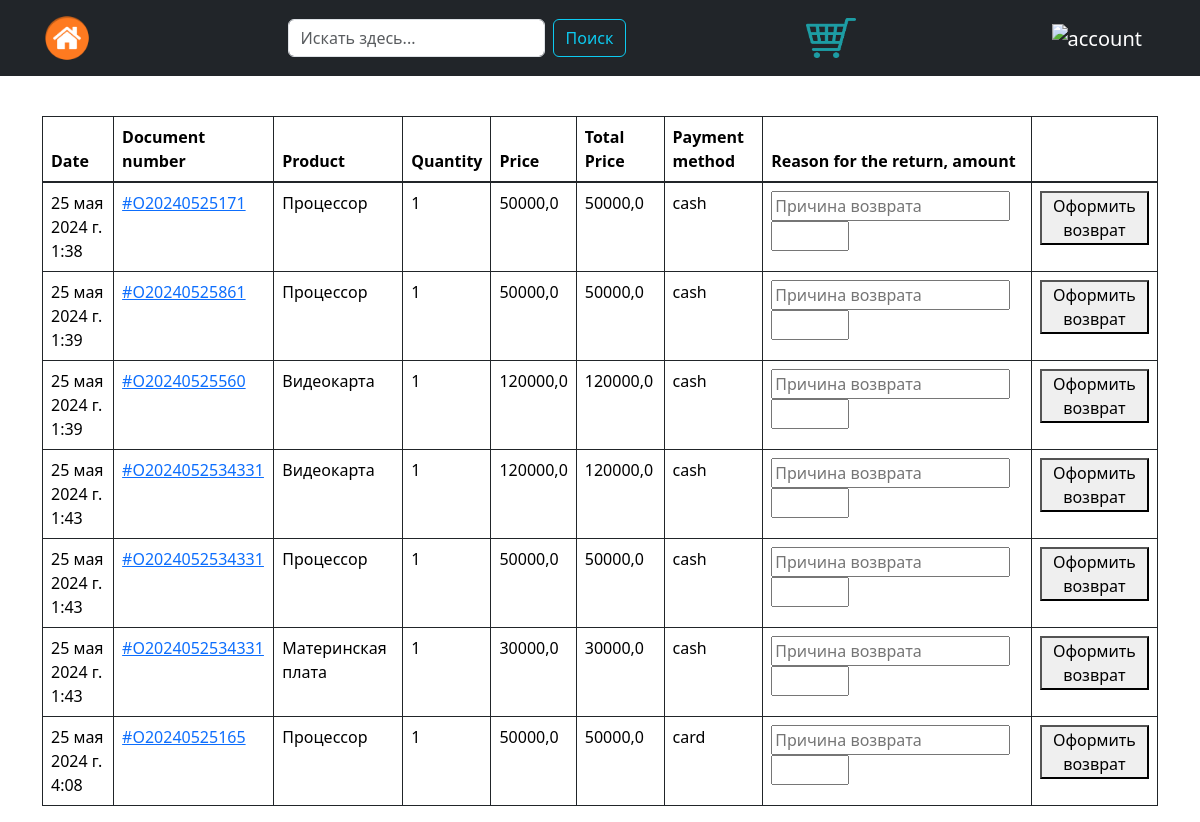
Page /orders_detail/ (signed in) on the earlier database version.
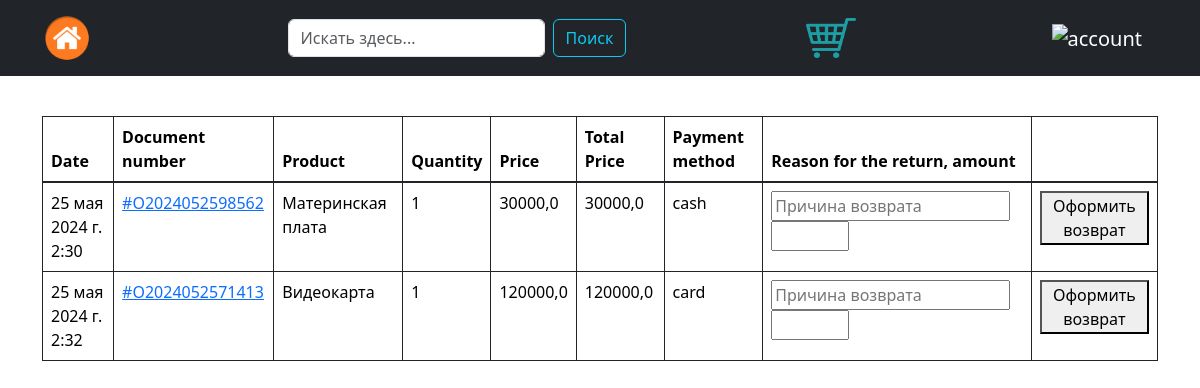
Same page on the later database version.
### main/models.py (models this page shows, shortened)
class Order(models.Model):
    user = models.ForeignKey(User, on_delete=models.CASCADE)
    product = models.CharField(max_length=255)
    quantity = models.IntegerField(default=1)
    price = models.FloatField('Стоимость товара', default=1)
    date_time = models.DateTimeField()
    payment_method = models.CharField(max_length=100)
    document_number = models.CharField(max_length=255)
    class Meta:
        verbose_name = 'Order'
        verbose_name_plural = 'Orders'
    def total_price(self):
        return self.price * self.quantity

### main/views.py (the view, shortened to what this page needs)
# urls.py: path('orders_detail/', views.orders_detail, name="orders_detail"),
@login_required()
def orders_detail(request):
    context = {
        'order_items': '',
        'error': 0,
    }
    user = request.user
    orders = Order.objects.filter(user_id=user.id).order_by('date_time')
    context['order_items'] = orders
    return render(request, "orders/orders_detail.html", context)

### main/templates/orders/orders_detail.html (shortened to what this page needs)
{% extends 'main/layout.html' %}
{% load static %}
{% block head %}
    <link rel="stylesheet" type="text/css" href="https://cdn.datatables.net/2.0.5/css/dataTables.dataTables.css"/>
{% endblock %}
{% block content %}
{% if error == 0  %}
    <div class="container-lg" style="margin-top: 40px;">
    {% if order_items %}
        <table class="table table-bordered border-dark">
            <thead>
                <tr>
                    <th>Date</th>
                    <th>Document number</th>
                    <th>Product</th>
                    <th>Quantity</th>
                    <th>Price</th>
                    <th>Total Price</th>
                    <th>Payment method</th>
                    <th>Reason for the return, amount</th>
                    <th></th>
                </tr>
            </thead>
            <tbody class="table-group-divider">
                {% for item in order_items %}
                    <tr>
                        <td>{{ item.date_time }}</td>
                        <td><a href="{% url 'main:order' item.document_number %}">{{ item.document_number }}</a></td>
                        <td>{{ item.product }}</td>
                        <td>{{ item.quantity }}</td>
                        <td>{{ item.price }}</td>
                        <td>{{ item.total_price }}</td>
                        <td>{{ item.payment_method }}</td>
                        <form method="post">
                            <td><input type="text" name="reason" placeholder="Причина возврата" required>
                                <input type="number" min="1" max="{{item.quantity}}" name="quantity" required></td>
                            <td><button type="submit" value="{{item.product}};{{item.document_number}}" name="return">Оформить возврат</button></td>
                        </form>
                    </tr>
                {% endfor %}
            </tbody>
        </table>
    {% else %}
        <p>Вы еще не совершали покупок</p>
    {% endif %}
{% else %}
        <h1 align="center">Произошла непредвиденная ошибка</h1>
        <h2 align="center">Пожалуйста, обновите страницу</h2>
{% endif %}
{% endblock %}

### main/templates/main/layout.html (shortened to what this page needs)
{% load static %}
<!doctype html>
<html lang="en">
<head>
    <link href="https://cdn.jsdelivr.net/npm/bootstrap@5.3.3/dist/css/bootstrap.min.css" rel="stylesheet">
    <link rel="stylesheet" type="text/css" href="{% static 'main/css/style.css' %}"/>
    {% block head %}
    {% endblock %}
</head>
<body>
     <nav class="navbar navbar-dark bg-dark">
         <div class="container-lg">
             <a class="navbar-brand" href="/">
                 <img src="{% static 'main/img/Дом.png' %}" alt="home" width="50" height="50">
             </a>
             <form class="d-flex" role="search" action="" method="get">
                 <input class="form-control me-2" name="s" id="floatingSearch" placeholder="Искать здесь..." type="search">
                 <button class="btn btn-outline-info" type="submit">Поиск</button>
             </form>
             <a class="navbar-brand" href="{% url 'main:cart_detail' %}">
                 <img src="{% static 'main/img/корзина.png' %}" alt="cart" width="50" height="40">
             </a>
             <a class="navbar-brand" href="{% url 'main:profile' %}">
                 <img src="{% static 'main/img/аккаунт.png' %}" alt="account" width="50" height="50">
             </a>
         </div>
      </nav>
     {% block content %}
     {% endblock %}
</body>
</html>

Differences in the rows shown:
removed Order: date_time "25 мая 2024 г. 1:38", document_number "#O20240525171", product "Процессор", quantity "1", price "50000,0", total_price "50000,0", payment_method "cash"
removed Order: date_time "25 мая 2024 г. 1:39", document_number "#O20240525861", product "Процессор", quantity "1", price "50000,0", total_price "50000,0", payment_method "cash"
removed Order: date_time "25 мая 2024 г. 1:39", document_number "#O20240525560", product "Видеокарта", quantity "1", price "120000,0", total_price "120000,0", payment_method "cash"
removed Order: date_time "25 мая 2024 г. 1:43", document_number "#O2024052534331", product "Видеокарта", quantity "1", price "120000,0", total_price "120000,0", payment_method "cash"
removed Order: date_time "25 мая 2024 г. 1:43", document_number "#O2024052534331", product "Процессор", quantity "1", price "50000,0", total_price "50000,0", payment_method "cash"
removed Order: date_time "25 мая 2024 г. 1:43", document_number "#O2024052534331", product "Материнская плата", quantity "1", price "30000,0", total_price "30000,0", payment_method "cash"
removed Order: date_time "25 мая 2024 г. 4:08", document_number "#O20240525165", product "Процессор", quantity "1", price "50000,0", total_price "50000,0", payment_method "card"
added Order: date_time "25 мая 2024 г. 2:30", document_number "#O2024052598562", product "Материнская плата", quantity "1", price "30000,0", total_price "30000,0", payment_method "cash"
added Order: date_time "25 мая 2024 г. 2:32", document_number "#O2024052571413", product "Видеокарта", quantity "1", price "120000,0", total_price "120000,0", payment_method "card"
